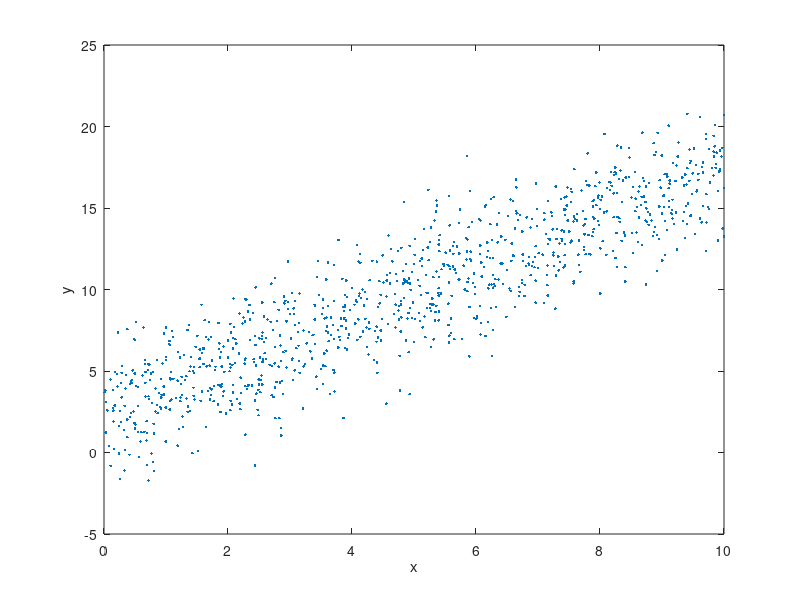

Recreate this plot in MATLAB. (Note: this script raises an error after producing the figure.)
%% Workshop 8
%% Question 1.0 Different types of preditctors
% One solution:
x = random('Uniform',0,10,[1000,1]); % predictor
beta0 = 2.3; % intercept
beta1 = 1.5; % effect of predictor
epsilon = random('Normal',0,2.1,[1000,1]); % error vector N(0,2.1)
% define response 
y = beta0 + beta1.*x + epsilon;

% check the scatterplot of these data
clf
plot(x,y,'.'); xlabel('x'); ylabel('y');

% fit a linear model
data = table(x, y, 'VariableNames', {'predictor', 'response'});
m1 = fitlm(data, 'response~predictor');
% plot distribution of residuals
clf
subplot(2,2,1); plotResiduals(m1); % histogram
subplot(2,2,2); plotResiduals(m1, 'probability'); % Q-Q to check normality
subplot(2,2,3); plotResiduals(m1, 'fitted'); % residuals vs fitted values
subplot(2,2,4); plotResiduals(m1, 'lagged'); % auto correlation via lagged residuals

%% Question 1.2
% qualitative predictor with 3 levels
x1 = random('Uniform', 0, 10, [1000, 1]); % quantitative predictor
x2 = zeros(1000, 1); % qualitative predictor
x2(1:400) = 0; % level 0
x2(401:700) = 1; % level 1
x2(710:1000) = 2; % level 2
beta0 = 2.3; % intercept
beta1 = 1.5; % effect of predictor x1
beta2 = 6; % effect of level 1 of x2
beta3 = -5.5; % effect level 2 of x2
epsilon = random('Normal', 0, 3.5, [1000, 1]); % error vector N(0, 3.5)
% create some dummy variables for simulating the data
dum1 = zeros(1000, 1);
dum2 = zeros(1000, 1);
dum1(x2==1) = 1;
dum2(x2==2) = 1;
y = beta0 + beta1.*x1 + beta2.*dum1 + beta3.*dum2 + epsilon;

% scatterplots
clf
subplot(2,1,1)
plot(x1,y,'.'); xlabel('x1'); ylabel('y');
subplot(2,1,2)
plot(x2,y,'.'); xlabel('x2'); ylabel('y');

% fitting a linear model
data = table(x1, x2, y, 'VariableNames', {'predictor1', 'predictor2', 'response'});
m1 = fitlm(data, 'response~predictor1+predictor2');

% plot residuals
clf
subplot(2,1,1)
plot(x1, m1.Residuals{:,1}, '.'); xlabel('x1'); ylabel('raw residuals');
subplot(2,1,2)
plot(x2, m1.Residuals{:,1}, '.'); xlabel('x2'); ylabel('raw residuals');

% tell matlab that x2 is a qualitative predictor
data.predictor2 = nominal(data.predictor2);

% fit the model again
m2 = fitlm(data, 'response~predictor1+predictor2');

% plot residuals again
clf
subplot(2,1,1)
plot(x1, m2.Residuals{:,1}, '.'); xlabel('x1'); ylabel('raw residuals');
subplot(2,1,2)
plot(x2, m2.Residuals{:,1}, '.'); xlabel('x2'); ylabel('raw residuals');

%% Question 1.3 Interaction Terms
% One solution:
 
x1 = random('Uniform',0,10,[1000,1]); % quantitative predictor
x2 = zeros(1000,1); % this will be our qualitative predictor
x2(1:500) = 0; % level 0
x2(501:1000) = 1; % level 1
beta0 = 2.3; % intercept
beta1 = 1.5; % baseline effect of predictor x1
beta2 = 6; % baseline effect of level 1 of x2
beta3 = -3.5; % interaction between x1 and level 1 of x2
epsilon = random('Normal',0,5,[1000,1]); % error vector N(0,5)
% construct response:
y = beta0 + beta1.*x1 + beta2.*x2 + beta3.*x1.*x2 + epsilon;

% scatter plot
clf
plot(x1,y,'.'); xlabel('x1'); ylabel('y')

% fit a linear model
data = table(x1,x2,y,'VariableNames',{'predictor1','predictor2','response'});
m1 = fitlm(data, 'response~predictor1+predictor2');

% plot residuals
clf
plotResiduals(m1,'fitted')

% fit the model again with a qualitative predictor and an interaction term
data.predictor2 = nominal(data.predictor2);
m2 = fitlm(data, 'response~predictor1*predictor2');

% residual plots again
clf
subplot(2,2,1); plotResiduals(m2)
subplot(2,2,2); plotResiduals(m2,'probability') % Q-Q plot to check normality
subplot(2,2,3); plotResiduals(m2,'fitted') % residuals versus fitted values
subplot(2,2,4); plotResiduals(m2,'lagged') % auto-correlation (via lagged residuals)


%% Question 1.4 Polynomials of Predictors
% One solution:
 
x = random('Uniform',-10,10,[1000,1]); % predictor
beta0 = 2.3; % intercept
beta1 = 1.5; % effect of predictor
beta2 = 0.3; % effect of square of predictor
epsilon = random('Normal',0,4.3,[1000,1]); % error vector N(0,4.3)
y = beta0 + beta1.*x + beta2.*x.*x + epsilon;

% scatterplot
clf
plot(x, y, '.'); xlabel('x'); ylabel('y');

% fit a linear model
data = table(x,y,'VariableNames',{'predictor','response'});
m1 = fitlm(data, 'response~predictor');

% plot the residuals
clf
subplot(2,2,1)
plotResiduals(m1)
% Q-Q plot to check normality
subplot(2,2,2)
plotResiduals(m1,'probability')
% residuals versus fitted values
subplot(2,2,3)
plotResiduals(m1,'fitted')
% auto-correlation (via lagged residuals)
subplot(2,2,4)
plotResiduals(m1,'lagged')

% fit a model with a quadratic term
data2 = table(x,x.^2,y,'VariableNames',{'x','xsquared','response'});
m2 = fitlm(data2, 'response~x+xsquared');

% plot the residuals again
clf
subplot(2,2,1)
plotResiduals(m2)
% Q-Q plot to check normality
subplot(2,2,2)
plotResiduals(m2,'probability')
% residuals versus fitted values
subplot(2,2,3)
plotResiduals(m2,'fitted')
% auto-correlation (via lagged residuals)
subplot(2,2,4)
plotResiduals(m2,'lagged')

%% skipping to Question 2: Common Pitfalls
%% Question 2.2 Violated model assumption
% 2.2.1 Non-normal error/noise distribution
x = random('Uniform',0,10,[1000,1]); % predictor
beta0 = 2.3; % intercept
beta1 = 1.5; % effect of predictor
epsilon = random('Exponential',5,[1000,1]); % error vector
y = beta0 + beta1.*x + epsilon;

% scatterplot
clf
plot(x, y, '.'); xlabel('x'); ylabel('y');

% fit a linear model
data = table(x,y,'VariableNames',{'predictor','response'});
m1 = fitlm(data, 'response~predictor');

% residual plots
clf
subplot(2,2,1)
plotResiduals(m1)
% Q-Q plot to check normality
subplot(2,2,2)
plotResiduals(m1,'probability')
% residuals versus fitted values
subplot(2,2,3)
plotResiduals(m1,'fitted')
% auto-correlation (via lagged residuals)
subplot(2,2,4)
plotResiduals(m1,'lagged')

% 2.2.2 Non-constant variance of predictors
x = random('Uniform',0,10,[1000,1]); % predictor
beta0 = 2.3; % intercept
beta1 = 1.5; % effect of predictor
epsilon = random('Normal',0,0.5*x,[1000,1]); % variance is proportional to predictor
y = beta0 + beta1.*x + epsilon;

% scatterplot
clf
plot(x, y, '.'); xlabel('x'); ylabel('y');

% fit a linear model
data = table(x,y,'VariableNames',{'predictor','response'});
m1 = fitlm(data, 'response~predictor');

% plot distribution of residuals (for outliers etc.)
clf
subplot(2,2,1)
plotResiduals(m1)
% Q-Q plot to check normality
subplot(2,2,2)
plotResiduals(m1,'probability')
% residuals versus fitted values
subplot(2,2,3)
plotResiduals(m1,'fitted')
% auto-correlation (via lagged residuals)
subplot(2,2,4)
plotResiduals(m1,'lagged')